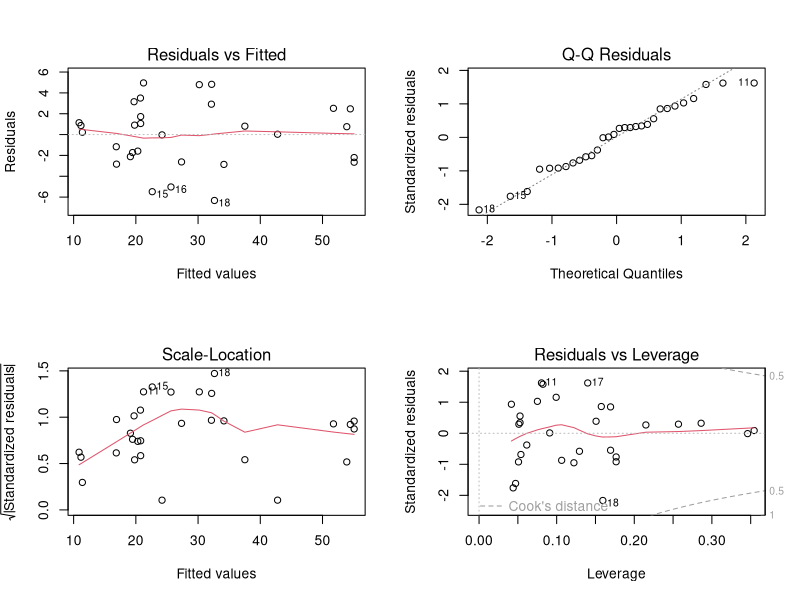
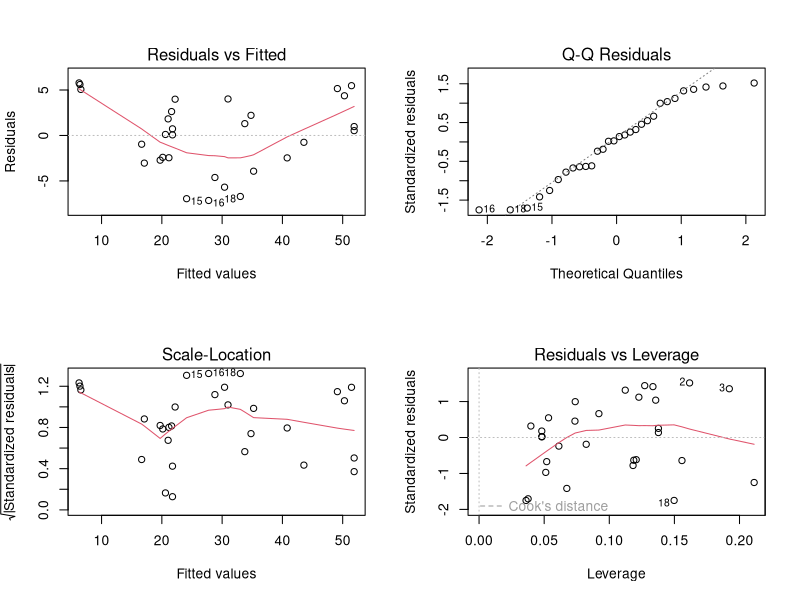
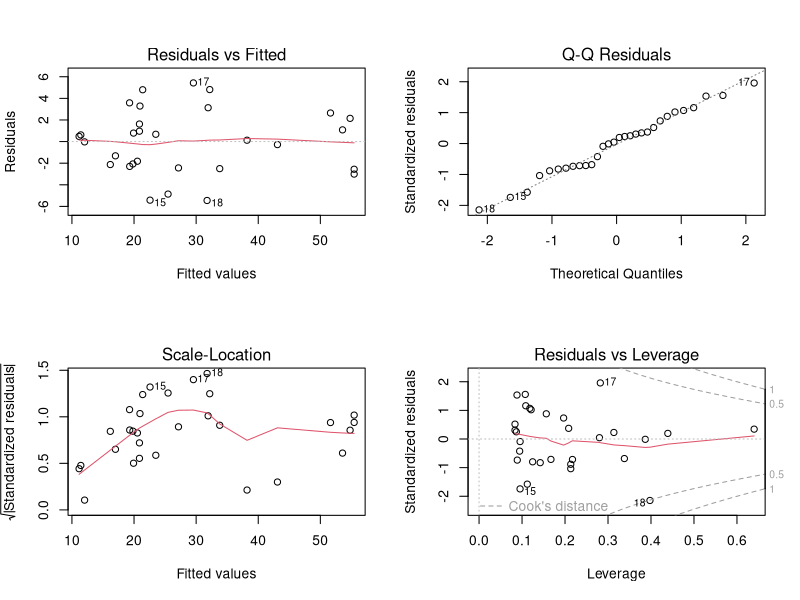

Reproduce these figures in R, in order.
#Task_4

#The cherry.csv dataset contains measurements of circumference (Girth), height (Height), and
#volume (Volume) of n = 30 of all black cherry trees. Circumference and height are given in feet
#and volume in cubic feet. The circumference was determined at a height of 4.5 feet above the
#ground.

#a) We want to investigate whether the wood volume of black cherry trees behaves like the
#volume of a cylinder.

#load the dataset
cherry_data  <- read.csv("cherry.csv")

#fit the linear model to the data
linear_model <- lm(Volume ~ Height * I(Girth^2), data = cherry_data)

# Summarize the model
summary(linear_model)

#Coefficients:
#  Estimate Std. Error t value Pr(>|t|)  
#(Intercept)       15.24612   18.85073   0.809   0.4260  
#Height            -0.19481    0.24883  -0.783   0.4408  
#I(Girth^2)        -1.77436    1.79015  -0.991   0.3307  
#Height:I(Girth^2)  0.05338    0.02300   2.321   0.0284 *


#(i)  Are there any anomalies in the residual analysis?

#plotting the graphs for residuals
par ( mfrow = c(2, 2))
plot (linear_model)

#From the plotted graph, we can conclude that,
#There is no homoscedasticity i.e, non-constant variance
#The residuals are not scattered homogenously
#There are outliers(large residuals)
#The 18. data point is clearly recognizable as influential(according to cook's distance)

#(ii) Does the model fit the data (goodness-of-fit, R**2)?
#goodness-of-fit
#As we see the randomly scattered around zero without any systematic patterns, we
#could consider that goodness-of-fit test is passed
#F-test for model comparison - we will test our model with small model and check
#Assumption: The models are nested, i.e., smaller model are also part of larger model
#null hypothesis (H0): small model is sufficient
#alternative hypothesis(HA) : small model is not sufficient

# Fit the small model (only intercept)
small_model = lm(Volume ~ 1, data = cherry_data)

#F-test
anova(linear_model, small_model)

#Model 1: Volume ~ Height * I(Girth^2)
#Model 2: Volume ~ 1
#Res.Df    RSS Df Sum of Sq     F    Pr(>F)    
#1     26  263.8                                 
#2     29 5758.5 -3   -5494.7 180.5 < 2.2e-16

#Observation: The p-value of the small model(< 2.2e-16) is << 0.001 which indicates 
#that there is strong evidence to reject the null hypothesis.
#The previous full model(linear_model) is significantly better fit than the small_model.


#Multiple R-squared:  0.9542,	Adjusted R-squared:  0.9489 (from summary)
#As the R-squared and Adjusted R-squared values are high and close to the 1.
#The higher R**2 the better the fit of the regression function to the data. 



#(iii)Is θ0 significantly different from zero?
#Coefficients: (from summary)
#  Estimate Std. Error t value Pr(>|t|)  
#(Intercept)       15.24612   18.85073   0.809   0.4260  

#Null Hypothesis (H0): θ0 = 0 (Intercept is zero).
#Alternative Hypothesis (HA): θ0 ≠ 0 (Intercept is not zero).

#since the p-value of the intercept θ0(0.4260) is greater than the significance level(0.05)
#we can not reject the null hypothesis and 
#conclude that the θ0 is not significantly different from zero.


#(iv) Is θ1 significantly different from 1/4π?
# If so, is the wood volume of black cherry trees significantly larger or smaller 
#than that of a cylinder of the same height and circumference?

#Assumptions:
#null hypothesis(H0): θ1 = 1/4π
#Alternative Hypothesis (Ha): θ1 ≠ 1/(4π) (two-tailed test)

# check value for 1/(4π)
compare_value <- 1 / (4 * pi)

# collecting estimate
estimate_θ1 <- coef(summary(linear_model))["Height:I(Girth^2)", "Estimate"]

# collecting standard error
std_error_θ1 <- coef(summary(linear_model))["Height:I(Girth^2)", "Std. Error"]

# Calculate the t-statistic
t_statistic <- (estimate_θ1 - compare_value) / std_error_θ1

# Calculate the p-value for two-tailed
p <- 2 * pt(abs(t_statistic), df = summary(linear_model)$df[3])

#p = 1.68183

#since the p value is greater than the significance level(0.05), we can reject 
#the null hypothesis. so θ1 is significantly different from 1/4π.

#From summary
##Height:I(Girth^2)  0.05338    0.02300   2.321   0.0284 

#As we could see that the θ1 is positive, which mean that the wood volume is significantly 
#larger than that of a cylinder with the same height and circumference.




# b) We want to fit a quadratic function as an alternative to a):
#volume = θ0 + θ1Height + θ2Girth + θ3Height · Girth + θ4Height2 + θ5Girth2

#(i) First fit only a linear function
#volume = θ0 + θ1Height + θ2Girth

#fit the alternative linear model to the data
linear_model_alter <- lm(Volume ~ Height + Girth, data = cherry_data)

# Summarize the alternative linear model
summary(linear_model_alter)

#plotting the graphs for residuals
par ( mfrow = c(2, 2))
plot (linear_model_alter)


#From the plotted graph, we can conclude that,
#we can observe trends in red trend line  
#There are outliers(large residuals)


#goodness-of-fit
# Fit the small model (only intercept)
small_model_alter = lm(Volume ~ 1, data = cherry_data)


#F-test
anova(linear_model_alter, small_model_alter)

#Analysis of Variance Table

#Model 1: Volume ~ Height + Girth
#Model 2: Volume ~ 1
#Res.Df    RSS Df Sum of Sq      F    Pr(>F)    
#1     27  466.3                                  
#2     29 5758.5 -2   -5292.2 153.21 1.832e-15 ***

#Observation: The p-value of the small model(1.832e-15) is << 0.001 which indicates 
#that there is strong evidence to reject the null hypothesis.
#The previous full model(linear_model_alter) is significantly better fit than the small_model_alter


#(ii) Now, step by step, add the three remaining basis functions to the quadratic function.


# Create a data frame
quad_data <- cherry_data

# Add the quadratic term for Height
quad_data$Height_2 <- quad_data$Height^2

# Fit the model with the quadratic term for Height
quad_model_height <- lm(Volume ~ Height + Girth + Height_2, data = quad_data)

# Summary of the quad model
summary(quad_model_height)

# Add the quadratic term for Girth
quad_data$Girth_2 <- quad_data$Girth^2

# Fit the model with the quadratic term for Girth
quad_model_only_girth <- lm(Volume ~ Height + Girth + Girth_2, data = quad_data)
summary(quad_model_only_girth)

# Fit the model with both quadratic terms for Height and Girth
quad_model_girth <- lm(Volume ~ Height + Girth + Height_2 + Girth_2, data = quad_data)

# Summary of the updated model
summary(quad_model_girth)

# Add the quadratic term Height * Girth
quad_data$Height_Girth <- quad_data$Height * quad_data$Girth

# Fit the model with both quadratic terms only for Height and Girth together
quad_model_hg <- lm(Volume ~ Height + Girth + Height_Girth, data = quad_data)
summary(quad_model_hg)

# Fit the final quadratic model 
quad_model <- lm(Volume ~ Height + Girth + Height_2 + Girth_2 + Height_Girth, data = quad_data)

# Summary of the final model
summary(quad_model)


#(iii)Always check the residuals of the larger model again for anomalies, the goodness of
#fit of the model and whether the goodness of fit of the model has indeed improved
#significantly by adding the new function.

#plotting the graphs for residuals
par ( mfrow = c(2, 2))
plot (quad_model)

#residuals vary randomly around 0
#residuals are normally distributed

#anomalies
#The residuals are not scattered homogenously initially but later they are homogenously scattered.

# goodness of fit 
anova(quad_model, linear_model_alter)


#Analysis of Variance Table
#Model 1: Volume ~ Height + Girth + Height_2 + Girth_2 + Height_Girth
#Model 2: Volume ~ Height + Girth
#Res.Df    RSS Df Sum of Sq      F   Pr(>F)   
#1     24 256.95                                
#2     27 466.31 -3   -209.36 6.5183 0.002212 **

anova(quad_model, small_model_alter)

#Analysis of Variance Table
#Model 1: Volume ~ Height + Girth + Height_2 + Girth_2 + Height_Girth
#Model 2: Volume ~ 1
#Res.Df    RSS Df Sum of Sq      F    Pr(>F)    
#1     24  257.0                                  
#2     29 5758.5 -5   -5501.6 102.77 2.121e-15

##Observation: The p-value of the linear_model_alterl(0.002212) is > 0.001 which indicates 
#that there is strong evidence to reject the null hypothesis.
#The quadratic model is significantly better fit than the linear_model_alter

#(iv) If the larger model is not significantly better, then stay with the smaller model and try
#the next of the three estimators (this is a forward model selection).

#From the last observation, we can conclude that the larger model is significantly better than linear_model_alter
#but not better than small_model_alter. we are going to try next three estimators

anova(quad_model_height, small_model_alter)

#Model 1: Volume ~ Height + Girth + Height_2
#Model 2: Volume ~ 1
#Res.Df    RSS Df Sum of Sq      F    Pr(>F)    
#1     26  460.1                                  
#2     29 5758.5 -3   -5298.4 99.798 2.179e-14

anova(quad_model_only_girth, small_model_alter)

#Model 1: Volume ~ Height + Girth + Girth_2
#Model 2: Volume ~ 1
#Res.Df    RSS Df Sum of Sq      F    Pr(>F)    
#1     26  267.5                                  
#2     29 5758.5 -3     -5491 177.89 < 2.2e-16

anova(quad_model_hg, small_model_alter)

#Model 1: Volume ~ Height + Girth + Height_Girth
#Model 2: Volume ~ 1
#Res.Df    RSS Df Sum of Sq      F    Pr(>F)    
#1     26  296.4                                  
#2     29 5758.5 -3   -5462.1 159.69 < 2.2e-16


#checking for R^2:


#quad_model_height
#Volume ~ Height + Girth + Height_2, data = quad_data
#Multiple R-squared:  0.9201,	Adjusted R-squared:  0.9109

#quad_model_only_girth
#Volume ~ Height + Girth + Girth_2, data = quad_data
#Multiple R-squared:  0.9535,	Adjusted R-squared:  0.9482 

#quad_model_hg
#Volume ~ Height + Girth + Height_Girth, data = quad_data
#Multiple R-squared:  0.9485,	Adjusted R-squared:  0.9426

#quad_model
#Volume ~ Height + Girth + Height_2 + Girth_2 + Height_Girth, data = quad_data
#Multiple R-squared:  0.9554,	Adjusted R-squared:  0.9461

#Which submodel of the quadratic function above is the final one you choose?

#From all the above observation, we could choose quadratic model with better p-value and maximum R^2 value
#(Volume ~ Height + Girth + Height*Girth) has better p-value(2.2e-16) and 
#maximum R^2 value (0.9485), which indicates that the mentioned submodel is to be chosen.  



#c) Now choose either the adjusted model from a) or the final model from b). Give reasons for
#your decision.

#linear_model_alter
#Volume ~ Height + Girth, data = cherry_data
#p-value: 1.832e-15
#Multiple R-squared:  0.919,	Adjusted R-squared:  0.913 

#quad_model
#p-value: 2.121e-15
#Volume ~ Height + Girth + Height_2 + Girth_2 + Height_Girth, data = quad_data
#Multiple R-squared:  0.9554,	Adjusted R-squared:  0.9461

#quadratic model is to be chosen to the adjusted linear model, as both the models are statistically
#significant and the p-values are almost close to eachother but quadratic model has 
#higher Adjusted R-squared value 
#quadratic model can be used for non-linear relationships
#quadratic model has more variance


